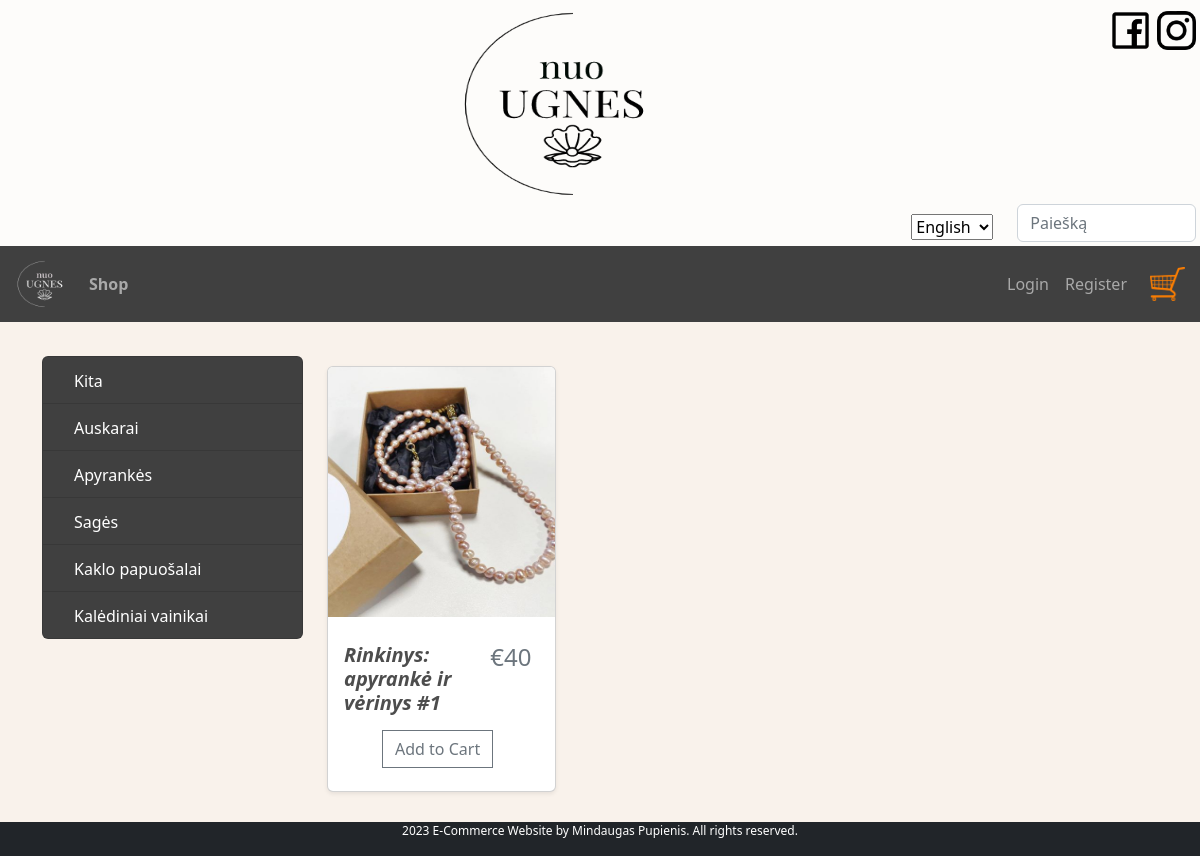
/?category=1, run on the app's committed database.
### shop/models.py (models this page shows, shortened)
class Category(models.Model):
    name = models.CharField(max_length=200, blank=True)
    class Meta:
        verbose_name = _('Category')
        verbose_name_plural = _('Categories')

class Product(models.Model):
    name = models.CharField(_('Name'), max_length=150)
    price = models.IntegerField(_('Price'))
    description = models.TextField(_('Description'), null=True, blank=True)
    cover = models.ImageField(_('Cover'), upload_to='covers', null=True)
    category = models.ForeignKey(Category, on_delete=models.CASCADE, blank=True, null=True)
    CATEGORY_CHOICES = (
        ('1', _('Kita')),
        ('2', _('Auskarai')),
        ('3', _('Apyrankės')),
        ('4', _('Sagės')),
        ('5', _('Kaklo papuošalai')),
        ('6', _('Aksesuarai')),
        ('7', _('Dovanų kuponai')),
        ('8', _('Kalėdiniai vainikai')),
    )
    class Meta:
        verbose_name = _('Product')
        verbose_name_plural = _('Products')

### shop/views.py (the view, shortened to what this page needs)
# urls.py: path('', include('shop.urls')),
def shop(request):
    categories = Category.objects.all()     #navigacija pagal kategorijas
    category_id = request.GET.get('category')
    if category_id:
        products = Product.objects.filter(category=category_id)
    else:
        products = Product.objects.all()
    context = {'products': products, 'categories': categories}
    return render(request, 'shop.html', context)

### shop/templates/shop.html (shortened to what this page needs)
{% extends "base.html" %}
{% block content %}
{% load static %}
{% load i18n %}
    <div class="row">
        <div class="col-lg-3">
            <div class="list-group" id="myList">
                {% for category in categories %}
                <a href="/?category={{category.id}}" class="list-group-item text-white" style="background: #404040">
                    {{category.name}}</a>
                {% endfor %}
            </div>
        </div>
        <div class="col-lg-8">
            <div class="row">
{% for product in products %}
        <div class="col-lg-4">
            <div class="card mb-4 shadow-sm">
                <a style="text-decoration: none;" href="{{ product.id }}">
        {% if product.cover %}
        <img class="card-img-top" style="height:250px;" src="{{product.cover.url}}">
        {% else %}
        <img class="card-img-top" src="{% static 'img/placeholder.png' %}">
        {% endif %}
                    </a>
            <div class="card-body">
                <div class="row">
                    <div class="col-lg-8">
                <a style="text-decoration: none;" href="{{ product.id }}">
            <h5><strong><i>{{product.name}}</i></strong></h5></a>
                    </div>
                    <div class="col-lg-4">
            <h4 class="text-muted">€{{product.price}}</h4></div></div>
                <form method="post" class="btn btn-block">
                    <div class="d-flex justify-content-center" style="margin-left:25px">
                    <input type="submit" class="btn btn-outline-secondary" value="{% trans 'Add to Cart' %}">
                </div>
                </form>
            </div>
        </div>
</div>
   {% endfor %}
                </div>
    </div>
</div>
{% endblock %}

### shop/static/css/styles.css (style rules this page uses)
body { background-color:#f9f2eb; margin-bottom: 40px!important; }
h1,h2,h3,h4,h5,h6 { color:hsl(0, 0%, 30%); }
.col-lg-3, .col-lg-4, .col-lg-6, .col-lg-8, .col-lg-12 { margin-top: 10px; }
.btn { border-radius: 0; }
a { text-decoration: none !important; }

### data on the page
Category: name "Kita"
Category: name "Auskarai"
Category: name "Apyrankės"
Category: name "Sagės"
Category: name "Kaklo papuošalai"
Category: name "Kalėdiniai vainikai"
Product: cover (picture), name "Rinkinys: apyrankė ir vėrinys #1", price "40"

### other printed values
form field language "English"
